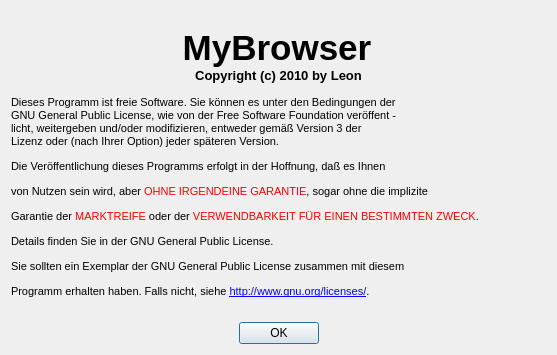
<?xml version="1.0" encoding="UTF-8"?>
<ui version="4.0">
 <class>info_dialog</class>
 <widget class="QDialog" name="info_dialog">
  <property name="geometry">
   <rect>
    <x>0</x>
    <y>0</y>
    <width>557</width>
    <height>355</height>
   </rect>
  </property>
  <property name="minimumSize">
   <size>
    <width>557</width>
    <height>355</height>
   </size>
  </property>
  <property name="maximumSize">
   <size>
    <width>557</width>
    <height>355</height>
   </size>
  </property>
  <property name="contextMenuPolicy">
   <enum>Qt::NoContextMenu</enum>
  </property>
  <property name="windowTitle">
   <string>Info</string>
  </property>
  <layout class="QGridLayout" name="gridLayout">
   <item row="1" column="0">
    <widget class="QDialogButtonBox" name="buttonBox">
     <property name="orientation">
      <enum>Qt::Horizontal</enum>
     </property>
     <property name="standardButtons">
      <set>QDialogButtonBox::Ok</set>
     </property>
     <property name="centerButtons">
      <bool>true</bool>
     </property>
    </widget>
   </item>
   <item row="0" column="0">
    <widget class="QLabel" name="label">
     <property name="text">
      <string>&lt;!DOCTYPE HTML PUBLIC &quot;-//W3C//DTD HTML 4.0//EN&quot; &quot;http://www.w3.org/TR/REC-html40/strict.dtd&quot;&gt;
&lt;html&gt;&lt;head&gt;&lt;meta name=&quot;qrichtext&quot; content=&quot;1&quot; /&gt;&lt;style type=&quot;text/css&quot;&gt;
p, li { white-space: pre-wrap; }
&lt;/style&gt;&lt;/head&gt;&lt;body style=&quot; font-family:'MS Shell Dlg 2'; font-size:8.25pt; font-weight:400; font-style:normal;&quot;&gt;
&lt;p align=&quot;center&quot; style=&quot; margin-top:0px; margin-bottom:0px; margin-left:0px; margin-right:0px; -qt-block-indent:0; text-indent:0px;&quot;&gt;&lt;img src=&quot;:/tbicons/img/icon.png&quot; width=&quot;50&quot; height=&quot;50&quot; /&gt;&lt;span style=&quot; font-size:26pt; font-weight:600;&quot;&gt;MyBrowser&lt;/span&gt;&lt;span style=&quot; font-size:8pt;&quot;&gt; &lt;/span&gt;&lt;/p&gt;
&lt;p align=&quot;center&quot; style=&quot; margin-top:0px; margin-bottom:0px; margin-left:0px; margin-right:0px; -qt-block-indent:0; text-indent:0px;&quot;&gt;&lt;span style=&quot; font-size:10pt; font-weight:600;&quot;&gt;Copyright (c) 2010 by Leon&lt;/span&gt;&lt;/p&gt;
&lt;p style=&quot;-qt-paragraph-type:empty; margin-top:0px; margin-bottom:0px; margin-left:0px; margin-right:0px; -qt-block-indent:0; text-indent:0px; font-size:8pt;&quot;&gt;&lt;/p&gt;
&lt;p style=&quot; margin-top:0px; margin-bottom:0px; margin-left:0px; margin-right:0px; -qt-block-indent:0; text-indent:0px;&quot;&gt;&lt;span style=&quot; font-family:'Courier New,courier'; font-size:8pt; color:#000000;&quot;&gt;Dieses Programm ist freie Software. Sie können es unter den Bedingungen der&lt;/span&gt;&lt;/p&gt;
&lt;p style=&quot; margin-top:0px; margin-bottom:0px; margin-left:0px; margin-right:0px; -qt-block-indent:0; text-indent:0px;&quot;&gt;&lt;span style=&quot; font-family:'Courier New,courier'; font-size:8pt; color:#000000;&quot;&gt;GNU General Public License, wie von der Free Software Foundation veröffent -&lt;/span&gt;&lt;/p&gt;
&lt;p style=&quot; margin-top:0px; margin-bottom:0px; margin-left:0px; margin-right:0px; -qt-block-indent:0; text-indent:0px;&quot;&gt;&lt;span style=&quot; font-family:'Courier New,courier'; font-size:8pt; color:#000000;&quot;&gt;licht, weitergeben und/oder modifizieren, entweder gemäß Version 3 der &lt;/span&gt;&lt;/p&gt;
&lt;p style=&quot; margin-top:0px; margin-bottom:0px; margin-left:0px; margin-right:0px; -qt-block-indent:0; text-indent:0px;&quot;&gt;&lt;span style=&quot; font-family:'Courier New,courier'; font-size:8pt; color:#000000;&quot;&gt;Lizenz oder (nach Ihrer Option) jeder späteren Version.&lt;/span&gt;&lt;/p&gt;
&lt;p style=&quot; margin-top:12px; margin-bottom:12px; margin-left:0px; margin-right:0px; -qt-block-indent:0; text-indent:0px;&quot;&gt;&lt;span style=&quot; font-family:'Courier New,courier'; font-size:8pt; color:#000000;&quot;&gt;Die Veröffentlichung dieses Programms erfolgt in der Hoffnung, daß es Ihnen&lt;/span&gt;&lt;/p&gt;
&lt;p style=&quot; margin-top:12px; margin-bottom:12px; margin-left:0px; margin-right:0px; -qt-block-indent:0; text-indent:0px;&quot;&gt;&lt;span style=&quot; font-family:'Courier New,courier'; font-size:8pt; color:#000000;&quot;&gt;von Nutzen sein wird, aber &lt;/span&gt;&lt;span style=&quot; font-family:'Courier New,courier'; font-size:8pt; color:#ff0000;&quot;&gt;OHNE IRGENDEINE GARANTIE&lt;/span&gt;&lt;span style=&quot; font-family:'Courier New,courier'; font-size:8pt; color:#000000;&quot;&gt;, sogar ohne die implizite&lt;/span&gt;&lt;/p&gt;
&lt;p style=&quot; margin-top:12px; margin-bottom:12px; margin-left:0px; margin-right:0px; -qt-block-indent:0; text-indent:0px;&quot;&gt;&lt;span style=&quot; font-family:'Courier New,courier'; font-size:8pt; color:#000000;&quot;&gt;Garantie der &lt;/span&gt;&lt;span style=&quot; font-family:'Courier New,courier'; font-size:8pt; color:#ff0000;&quot;&gt;MARKTREIFE&lt;/span&gt;&lt;span style=&quot; font-family:'Courier New,courier'; font-size:8pt; color:#000000;&quot;&gt; oder der &lt;/span&gt;&lt;span style=&quot; font-family:'Courier New,courier'; font-size:8pt; color:#ff0000;&quot;&gt;VERWENDBARKEIT FÜR EINEN BESTIMMTEN ZWECK&lt;/span&gt;&lt;span style=&quot; font-family:'Courier New,courier'; font-size:8pt; color:#000000;&quot;&gt;. &lt;/span&gt;&lt;/p&gt;
&lt;p style=&quot; margin-top:12px; margin-bottom:12px; margin-left:0px; margin-right:0px; -qt-block-indent:0; text-indent:0px;&quot;&gt;&lt;span style=&quot; font-family:'Courier New,courier'; font-size:8pt; color:#000000;&quot;&gt;Details finden Sie in der GNU General Public License.&lt;/span&gt;&lt;/p&gt;
&lt;p style=&quot; margin-top:12px; margin-bottom:12px; margin-left:0px; margin-right:0px; -qt-block-indent:0; text-indent:0px;&quot;&gt;&lt;span style=&quot; font-family:'Courier New,courier'; font-size:8pt; color:#000000;&quot;&gt;Sie sollten ein Exemplar der GNU General Public License zusammen mit diesem &lt;/span&gt;&lt;/p&gt;
&lt;p style=&quot; margin-top:12px; margin-bottom:12px; margin-left:0px; margin-right:0px; -qt-block-indent:0; text-indent:0px;&quot;&gt;&lt;span style=&quot; font-family:'Courier New,courier'; font-size:8pt; color:#000000;&quot;&gt;Programm erhalten haben. Falls nicht, siehe &lt;/span&gt;&lt;a href=&quot;http://www.gnu.org/licenses/&quot;&gt;&lt;span style=&quot; font-size:8pt; text-decoration: underline; color:#0000ff;&quot;&gt;http://www.gnu.org/licenses/&lt;/span&gt;&lt;/a&gt;&lt;span style=&quot; font-family:'Courier New,courier'; font-size:8pt; color:#000000;&quot;&gt;.&lt;/span&gt;&lt;/p&gt;&lt;/body&gt;&lt;/html&gt;</string>
     </property>
    </widget>
   </item>
  </layout>
 </widget>
 <resources/>
 <connections>
  <connection>
   <sender>buttonBox</sender>
   <signal>accepted()</signal>
   <receiver>info_dialog</receiver>
   <slot>accept()</slot>
   <hints>
    <hint type="sourcelabel">
     <x>248</x>
     <y>254</y>
    </hint>
    <hint type="destinationlabel">
     <x>157</x>
     <y>274</y>
    </hint>
   </hints>
  </connection>
  <connection>
   <sender>buttonBox</sender>
   <signal>rejected()</signal>
   <receiver>info_dialog</receiver>
   <slot>reject()</slot>
   <hints>
    <hint type="sourcelabel">
     <x>316</x>
     <y>260</y>
    </hint>
    <hint type="destinationlabel">
     <x>286</x>
     <y>274</y>
    </hint>
   </hints>
  </connection>
 </connections>
</ui>
